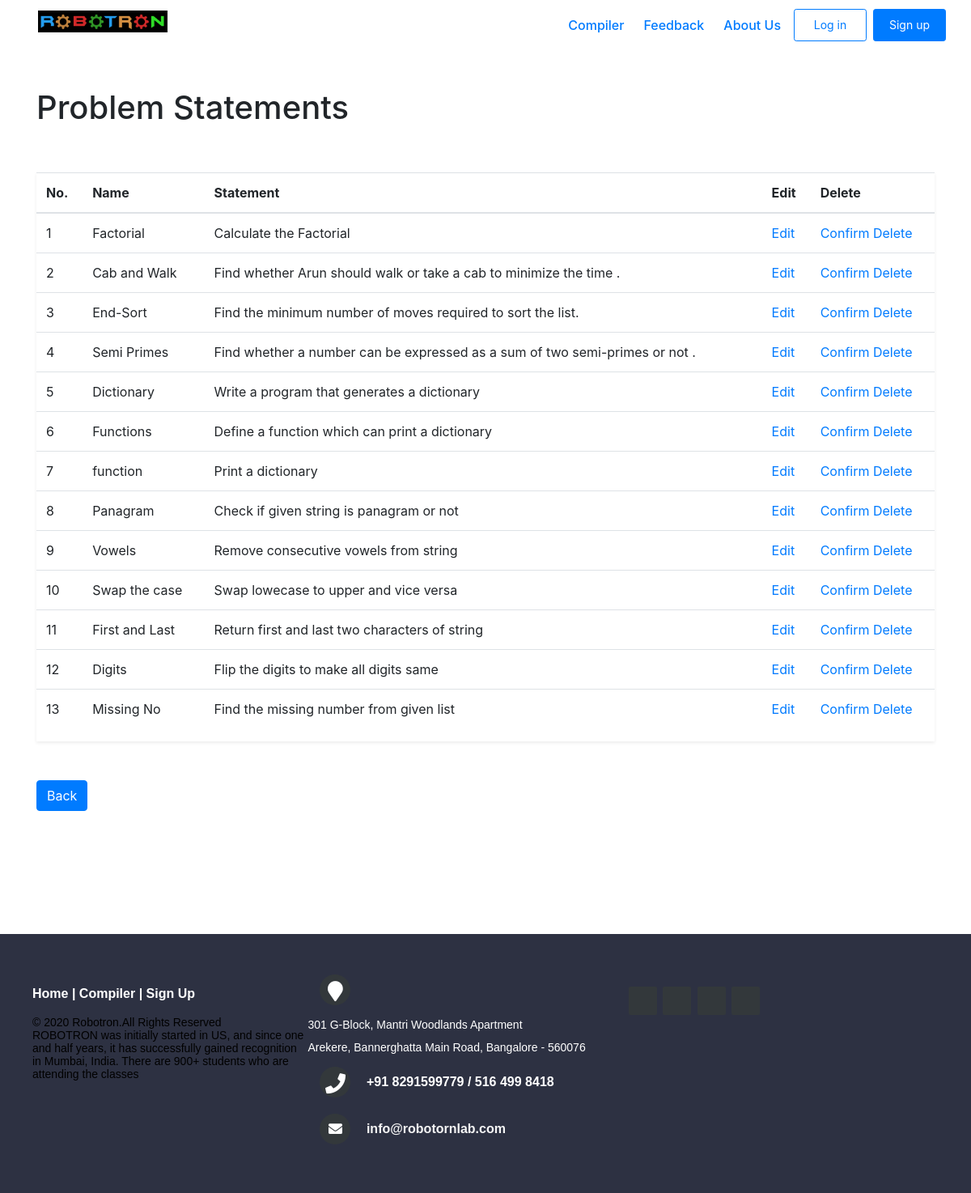
Page /problems/statements/ on the committed database.
### problems/models.py (models this page shows, shortened)
class problem_detail(models.Model):
    no=models.IntegerField(primary_key=True)
    name=models.CharField(max_length=100)
    difficulty=models.CharField(max_length=100)
    info=models.CharField(max_length=100)
    que=models.TextField()
    input1=models.TextField()
    input2=models.TextField()
    output1=models.TextField()
    output2=models.TextField()

### problems/views.py (the view)
# urls.py: path('statements/',views.stat,name='statements'),
def stat(request):
    prob=problem_detail.objects.all()
    return render(request,'teacher/statements.html',{'prob':prob})

### problems/templates/teacher/statements.html
{% extends "teacher/base.html" %}
{% load static %}
{% block content %}
<br><br>
<h1>Problem Statements</h1>
<br><br>
<div class="shadow-sm">
  <div class="table-responsive">
  <table class="table">
    <thead>
      <th scope="col">No.</th>
      <th scope="col">Name</th>
      <th scope="col">Statement</th>
      <th scope="col">Edit</th>
      <th scope="col">Delete</th>
    </thead>
    {% for e in prob%}
    <tr>
      <td>{{e.no}}</td>
      <td>{{e.name}}</td>
      <td>{{e.info}}</td>
      <td><a href="/problems/edit/{{e.name}}">Edit</a></td>
      <td><a href="/problems/delete/{{e.name}}">Confirm Delete</a></td>
    </tr>
    {%endfor%}
    </table>
  </div>
</div>
<br><br>
    <button class="btn btn-primary" onclick="window.location.href='/problems/teacher'">Back</button>
{%endblock%}

### problems/static/css/teacher.css (style rules this page uses)
body { background: url('/static/images/Web192.png'); background-position: center; background-repeat: no-repeat; background-size: cover; position: relative; }
a { text-decoration: none; }

### rows in the picture
problem_detail: no "1", name "Factorial", info "Calculate the Factorial"
problem_detail: no "2", name "Cab and Walk", info "Find whether Arun should walk or take a cab to minimize the time ."
problem_detail: no "3", name "End-Sort", info "Find the minimum number of moves required to sort the list."
problem_detail: no "4", name "Semi Primes", info "Find whether a number can be expressed as a sum of two semi-primes or not ."
problem_detail: no "5", name "Dictionary", info "Write a program that generates a dictionary"
problem_detail: no "6", name "Functions", info "Define a function which can print a dictionary"
problem_detail: no "7", name "function", info "Print a dictionary"
problem_detail: no "8", name "Panagram", info "Check if given string is panagram or not"
problem_detail: no "9", name "Vowels", info "Remove consecutive vowels from string"
problem_detail: no "10", name "Swap the case", info "Swap lowecase to upper and vice versa"
problem_detail: no "11", name "First and Last", info "Return first and last two characters of string"
problem_detail: no "12", name "Digits", info "Flip the digits to make all digits same"
problem_detail: no "13", name "Missing No", info "Find the missing number from given list"
